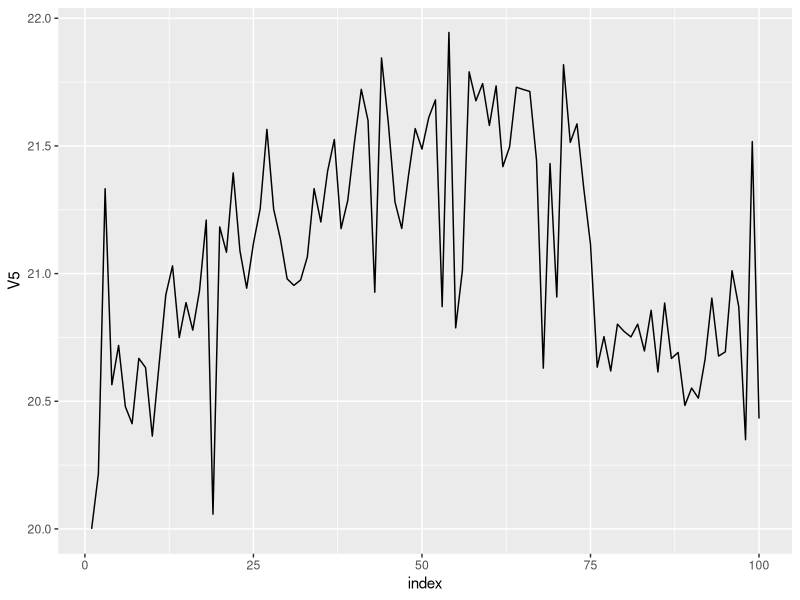
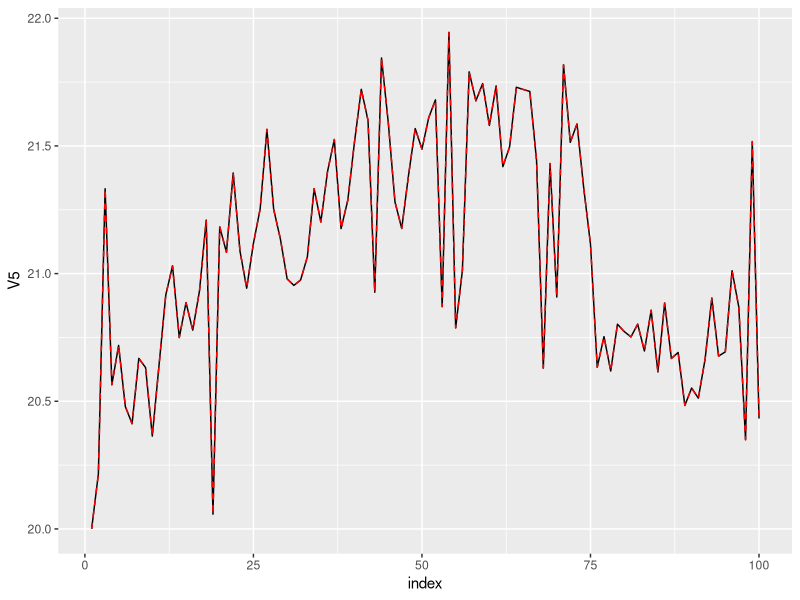
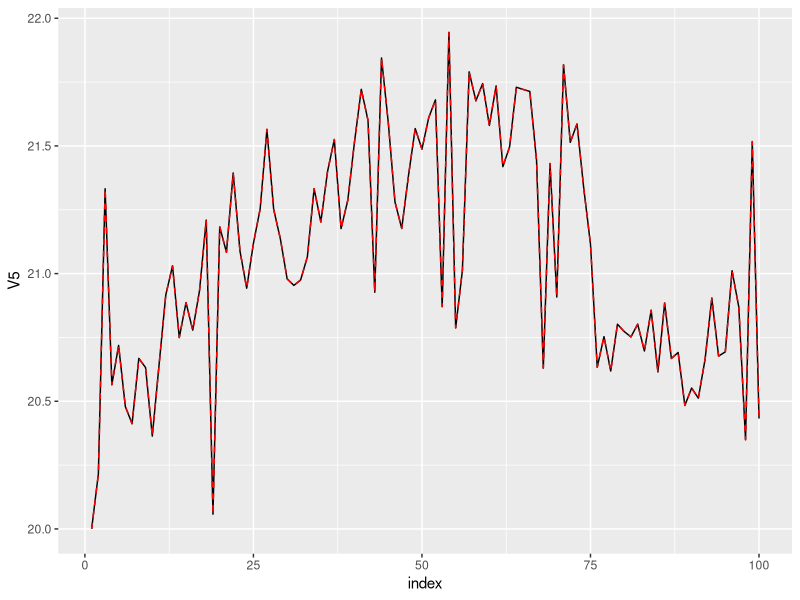

R code for these plots, in order:
library(dplyr)


# Simulación de datos -----------------------------------------------------
# Simulamos datos con distribuciones conocidas
size_pop <- 100
set.seed(12345)

df_simulated <- tibble(
  index = seq_len(size_pop),
  V1 = runif(size_pop),
  V2 = rnorm(size_pop),
  V3 = rnorm(size_pop, 100, 10),
  V4 = rpois(size_pop, lambda = 10)
)

library(purrr)
ups_downs <- runif(size_pop, -0.015, 0.015)
ups_downs[1] <- 20
df_simulated <- df_simulated %>% 
  mutate(V5 = accumulate(ups_downs, ~.x + .x * .y))

head(df_simulated)

# Inventamos datos missing
rows_with_na <- map(1:5, ~sample(1:size_pop, 15))
for(i in seq_along(rows_with_na)){
  df_simulated[[i + 1]][rows_with_na[[i]]] <- NA
}

# Check
map_lgl(df_simulated, ~any(is.na(.)))

check_na_per_column <- function(one_data_frame){
  map_lgl(one_data_frame, ~any(is.na(.)))
}


# Valor constante ---------------------------------------------------------
replace_with_mean <- function(x){
  # x is a column (or vector)
  if(is.integer(x)){
    # reemplazo por valor constante entero
    if_else(is.na(x), as.integer(mean(x, na.rm = TRUE)), x)  # floor
  } else {
    # reemplazo por valor constante sinmas
    if_else(is.na(x), mean(x, na.rm = TRUE), x)  
  }
} 

df_imputed <- df_simulated %>% 
  mutate(across(starts_with("V"), replace_with_mean))

head(df_imputed)

check_na_per_column(df_imputed)
# Muestra aleatoria -------------------------------------------------------

# - `V1`: uniform distribution between 0 and 1.
# - `V2`: normal distribution with mean 0 and variance 1.
# - `V3`: normal distribution with mean 100 and variance 10.
# - `V4`: Poisson distribution with $\lambda = 10$.
# - `V5`: something random.


# First I create a copy of the data frame for being able to keep using the 
# original one
df_imputed <- df_simulated

how_many_na <- sum(is.na(df_imputed$V1))

set.seed(789)
df_imputed$V1[is.na(df_imputed$V1)] <- runif(how_many_na)

check_na_per_column(df_imputed)

##### Columna V5

how_many_na_V5 <- sum(is.na(df_simulated$V5))

media <- mean(df_simulated$V5, na.rm=TRUE)
desv <- sd(df_simulated$V5, na.rm = TRUE)

set.seed(789)
df_simulated$V5[is.na(df_simulated$V5)] <- rnorm(how_many_na, media, desv)

df_simulated$V5

df_simulated


# Dato previo -------------------------------------------------------------
library(ggplot2)
ggplot(df_simulated) + 
  geom_line(aes(x = index, y = V5))

df_imputed <- df_simulated %>% 
  mutate(V5_replaced = coalesce(V5, mean(V5, na.rm = TRUE))) 

df_imputed %>% 
  ggplot() + 
  geom_line(aes(x = index, y = V5)) + 
  geom_line(aes(x = index, y = V5_replaced), color = "red", linetype = 2)

df_imputed <- df_simulated %>% 
  select(index, V5) %>% 
  mutate(V5_lag = lag(V5, n = 1), # 1 period
         V5_fixed = if_else(is.na(V5), V5_lag, V5))

df_imputed

df_imputed %>% 
  ggplot() + 
  geom_line(aes(x = index, y = V5)) + 
  geom_line(aes(x = index, y = V5_fixed), color = "red", linetype = 2)

# Media móvil -------------------------------------------------------------

library(purrr)

df_imputed <- df_simulated

df_imputed$V5 <- imap_dbl(df_simulated$V5, function(.x, .y){
  # .x represents the value in the iteration
  # .y represents the index of the interation
  
  if(!is.na(.x)){
    return(.x) 
  } else {
    prev_value <- df_simulated$V5[.y - 1] 
    next_value <- df_simulated$V5[.y + 1] 
    
    return(mean(c(prev_value, next_value)))  
  }
})



